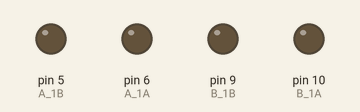
The sketch below on a simulated Arduino Uno, built with avr-gcc and run on an emulated ATmega328P. On the bench: output pins drawn as LEDs (lit = HIGH).

Above: at 0.1 s.
At 6.1 s:
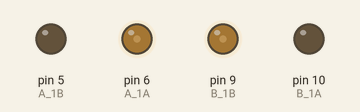
At 12.6 s:
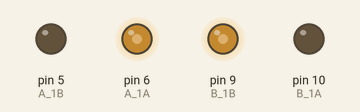
At 25.6 s:
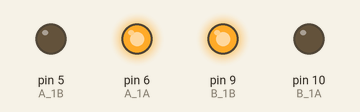
Timing chart, 0 to 40.0 s (numbered marks = the images above):
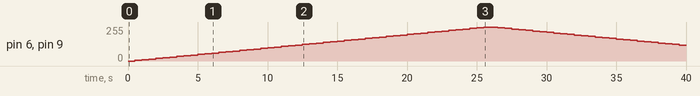

Measured:
- by itself, pin 6 (A_1A), pin 9 (B_1B): rises from 0/255 to 255/255 in 25.0 s, then falls to 120/255 in 14.0 s

The sketch:

move_fast_base_solution.ino
```cpp
/*
Move Fast Template from Sunfounder Documentation

https://docs.sunfounder.com/projects/3in1-kit-v2/en/latest/car_project/car_move_by_code.html

Challenge: complete numbered tasks in file
*/

// Pin Assignments
const int A_1B = 5;
const int A_1A = 6;
const int B_1B = 9;
const int B_1A = 10;

// Pin Signal Mode
void setup() {
  pinMode(A_1B, OUTPUT);
  pinMode(A_1A, OUTPUT);
  pinMode(B_1B, OUTPUT);
  pinMode(B_1A, OUTPUT);
}

// Move Sequence
void loop() {
  for(int i=0;i<=255;i+=5){
    moveForward(i);
    delay(500);
  }
  for(int i=255;i>=0;i-=5){
    moveForward(i);
    delay(500);
  }
  for(int i=0;i<=255;i+=5){
    moveBackward(i);
    delay(500);
  }
  for(int i=255;i>=0;i-=5){
    moveBackward(i);
    delay(500);
  }
}

// Move Functions
void moveForward(int speed) {
  analogWrite(A_1B, 0);
  analogWrite(A_1A, speed);
  analogWrite(B_1B, speed);
  analogWrite(B_1A, 0);
}

void moveBackward(int speed) {
  analogWrite(A_1B, speed);
  analogWrite(A_1A, 0);
  analogWrite(B_1B, 0);
  analogWrite(B_1A, speed);
}
```
